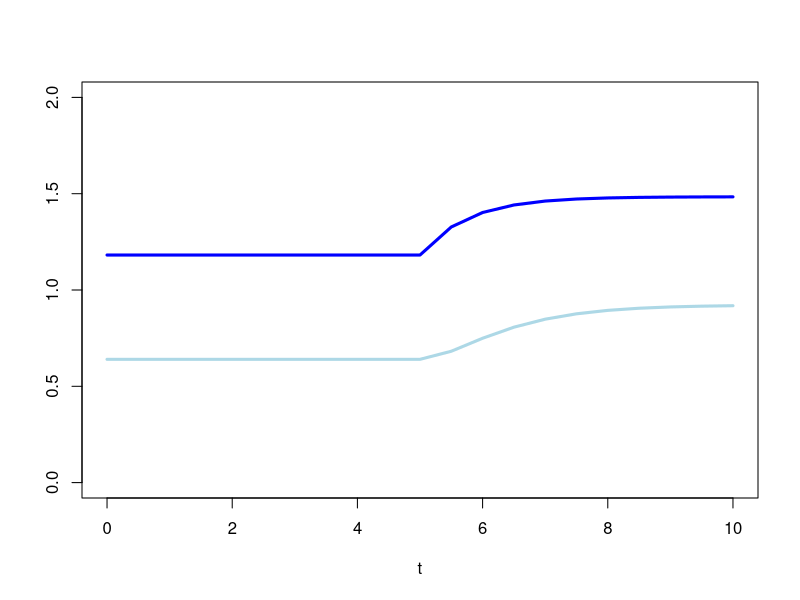
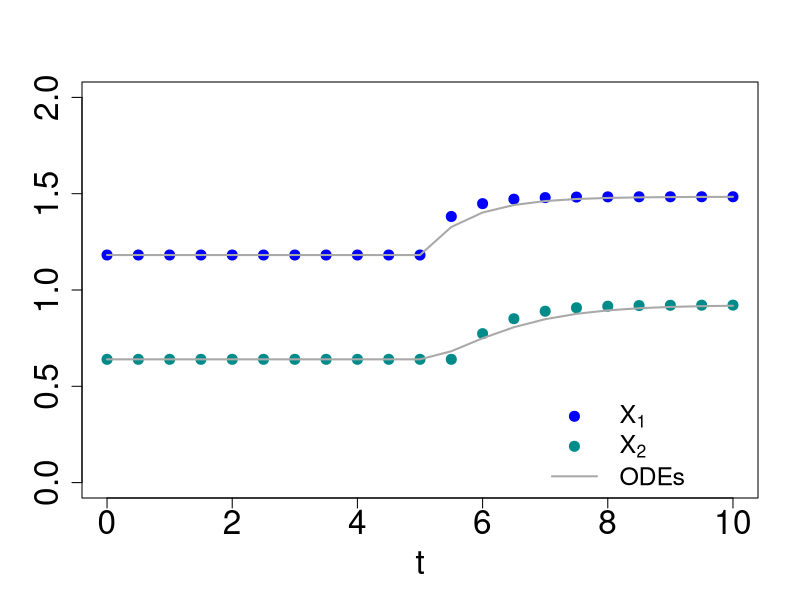
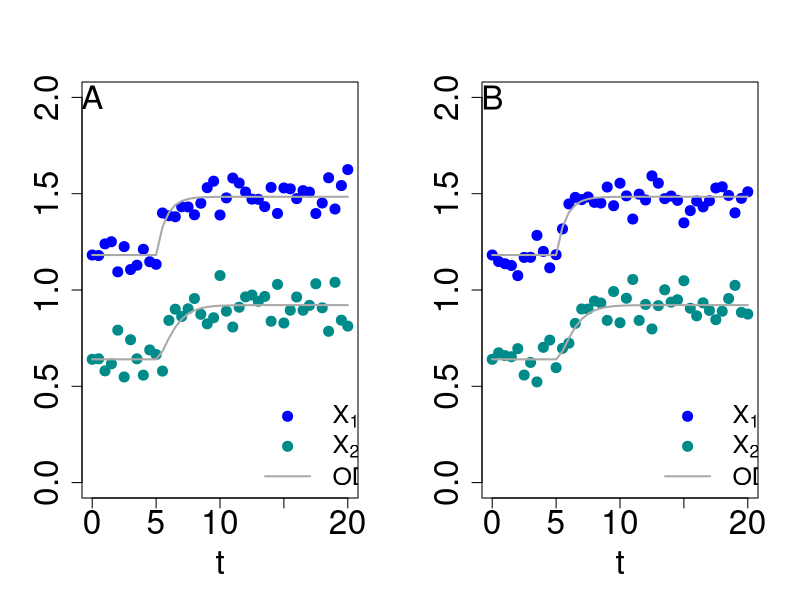

Reproduce these figures in R, in order.
# adatpation to perturbation # Figure 3 and 6



rm(list = ls())



######################################################################################################################################
##### system of dif. eq.

if(!require('deSolve',character.only = TRUE)) {install.packages('deSolve');library(deSolve)}		# install and call deSolve package

t = seq(0,10,.5)		# set time for simulation

InitState=c(		# initial state of the variables
		x1 = 1.181653,
		x2 = 0.64
		)

Pars = c(			# Parameters
	gamma.0_1 = 2, x0 = 1, f.0_1.0 = 1,			
	r = 1.75, f.1_2.1 = .8,
	gamma.2_ = 2.5, f.2_.2 = .5				
      )

x0 = function(t)
	{	
	# Create a function to alter independent variables #
	if (t<5) {return(1)}
	if (t>=5) {return(1.2)}	
	}
x0(t=3)
x0(t=5)
x0(t=7)

Equations <- function(t, x, pars)  		# ODE model 
        { 
        ### returns rate of change
        # t = model's time structure
        # x = model initial state
        # pars = model parameters 

        with(as.list(c(x, pars)), 
            {
		
		X0 = x0(t)		# evaluate x0 against time

		flux.0_1 = gamma.0_1 * X0^f.0_1.0
		flux.1_2 = r * x1^f.1_2.1
		flux.2_ = gamma.2_ * x2^f.2_.2		

		dx1 = flux.0_1 - flux.1_2
		dx2 = flux.1_2 - flux.2_

            return(list(c(dx1,dx2),count=c(flux.0_1, flux.1_2, flux.2_),signal = X0))
            })
        }


##### system of dif. eq.
######################################################################################################################################

# perturb = data.frame(var = 'x1', time = 6, value = 2, method = "replace") #  method ("replace", "add", "multiply")

out1 = ode(			# run ODE solver
		times = t,
		y = InitState,
		parms = Pars,
		func = Equations) # events = list(data = perturb) 

#windows()
plot(out1[,1],out1[,2],type='l',col='blue',lwd=3,ylim=c(0,2),xlab='t',ylab='')
points(out1[,1],out1[,3],type='l',col='lightblue',lwd=3)
legend(15,.3,legend=c('x1','x2'),lty=c(1,1),lwd=c(3,3),col=c('blue','lightblue'),bty="n")





######################################################################################################################################
##### discrete 

d_output1 = c(t=min(t),InitState)					# initiating variable to store the solution of the discrete solver
for ( i in seq(min(t)+(t[2]-t[1]),max(t),t[2]-t[1]) )		# unnecessarily extremely complicated way to cycle through the values of time
	{
	if ( is.null(dim(d_output1))==TRUE )			# if d_output is a vector, i.e., if i=1
		{
		x1 = d_output1[2]
		x2 = d_output1[3]
		} else 							# if it is a matrix 
		{
		x1 = d_output1[dim(d_output1)[1],2]
		x2 = d_output1[dim(d_output1)[1],3]
		}

	Xs = with(as.list(c(c(x1,x2), Pars)), 
            {
		
		if (i>5) {x0 = 1.2}

		x1_temp = ( gamma.0_1 * x0^f.0_1.0 - r * x1^f.1_2.1 ) * (t[2]-t[1]) + x1
		x2_temp = ( r * x1^f.1_2.1 - gamma.2_ * x2^f.2_.2 ) * (t[2]-t[1]) + x2

            return(list(c(x1_temp,x2_temp)))
            })

	d_output1 = rbind(d_output1,c(t=i,x1=Xs[[1]][1],x2=Xs[[1]][2]))		# discrete result
	}

# tiff("Fig_saturated.tiff", height = 15, width = 15, units = 'cm',compression = "lzw", res = 300)
plot(d_output1[,1],d_output1[,2],pch=20,col='blue',cex = 2,xlab='t',ylab=colnames(out1)[i+1],ylim=c(0,2),cex.lab=2,cex.axis=2)
lines(out1[,1],out1[,2],col = "darkgrey",lwd=2)
points(d_output1[,1],d_output1[,3],pch=20,cex = 2,col='darkcyan',xlab='t',ylab=colnames(out1)[i+1])
lines(out1[,1],out1[,3],col = "darkgrey",lwd=2)
legend(7,.5,legend=c(expression('X'[1]),expression('X'[2]),'ODEs'),pch=c(20,20,NA),pt.cex = c(2,2,NA),lty=c(NA,NA,1),lwd=c(NA,NA,2),col=c('blue','darkcyan','darkgrey'),cex=1.5,bty="n")
# dev.off()

##### discrete 
######################################################################################################################################





######################################################################################################################################
##### discrete with noise

t = seq(0,20,.5)			# set time for simulation

out1 = ode(				# run ODE solver
		times = t,
		y = InitState,
		parms = Pars,
		func = Equations) # events = list(data = perturb) 

d_output2 = c(t=min(t),InitState)					# initiating variable to store the solution of the discrete solver
for ( i in seq(min(t)+(t[2]-t[1]),max(t),t[2]-t[1]) )		# unnecessarily extremely complicated way to cycle through the values of time
	{
	if ( is.null(dim(d_output2))==TRUE )			# if d_output is a vector, i.e., if i=1
		{
		x1 = d_output2[2]
		x2 = d_output2[3]
		} else 							# if it is a matrix
 
		{
		x1 = d_output2[dim(d_output2)[1],2]
		x2 = d_output2[dim(d_output2)[1],3]
		}

	Xs = with(as.list(c(c(x1,x2), Pars)), 
            {
		# discrete equations
		if (i>5) {x0 = 1.2}				# perturbation at time t=5

		r_rand = rnorm(1,mean = r,sd = .1)		# random variable

		x1_temp = ( gamma.0_1 * x0^f.0_1.0 - r_rand * x1^f.1_2.1 ) * (t[2]-t[1]) + x1
		x2_temp = ( r_rand * x1^f.1_2.1 - gamma.2_ * x2^f.2_.2 ) * (t[2]-t[1]) + x2

            return(list(c(x1_temp,x2_temp)))
            })

	d_output2 = rbind(d_output2,c(t=i,x1=Xs[[1]][1],x2=Xs[[1]][2]))		# discrete result
	}



d_output3 = c(t=min(t),InitState)					# initiating variable to store the solution of the discrete solver
for ( i in seq(min(t)+(t[2]-t[1]),max(t),t[2]-t[1]) )		# unnecessarily extremely complicated way to cycle through the values of time
	{
	if ( is.null(dim(d_output3))==TRUE )			# if d_output is a vector, i.e., if i=1
		{
		x1 = d_output3[2]
		x2 = d_output3[3]
		} else 							# if it is a matrix 
		{
		x1 = d_output3[dim(d_output3)[1],2]
		x2 = d_output3[dim(d_output3)[1],3]
		}

	Xs = with(as.list(c(c(x1,x2), Pars)), 
            {
		# discrete equations		
		if (i>5) {x0 = 1.2}					# perturbation at time t=5

		r_rand = rnorm(1,mean = r,sd = .1)			# random variable

		x1_temp = ( gamma.0_1 * x0^f.0_1.0 - r_rand * x1^f.1_2.1 ) * (t[2]-t[1]) + x1
		x2_temp = ( r_rand * x1^f.1_2.1 - gamma.2_ * x2^f.2_.2 ) * (t[2]-t[1]) + x2

            return(list(c(x1_temp,x2_temp)))
            })

	d_output3 = rbind(d_output3,c(t=i,x1=Xs[[1]][1],x2=Xs[[1]][2]))		# discrete result
	}

# tiff("Fig_saturated_rand.tiff", height = 15, width = 30, units = 'cm',compression = "lzw", res = 300)
par(mfrow=c(1,2))
plot(d_output2[,1],d_output2[,2],pch=20,col='blue',cex = 2,xlab='t',ylab=colnames(out1)[i+1],ylim=c(0,2),cex.lab=2,cex.axis=2)
lines(out1[,1],out1[,2],col = "darkgrey",lwd=2)
points(d_output2[,1],d_output2[,3],pch=20,cex = 2,col='darkcyan',xlab='t',ylab=colnames(out1)[i+1])
lines(out1[,1],out1[,3],col = "darkgrey",lwd=2)
legend(13,.5,legend=c(expression('X'[1]),expression('X'[2]),'ODEs'),pch=c(20,20,NA),pt.cex = c(2,2,NA),lty=c(NA,NA,1),lwd=c(NA,NA,2),col=c('blue','darkcyan','darkgrey'),cex=1.5,bty="n")
text(0,2,labels = "A",cex=2)

plot(d_output3[,1],d_output3[,2],pch=20,col='blue',cex = 2,xlab='t',ylab=colnames(out1)[i+1],ylim=c(0,2),cex.lab=2,cex.axis=2)
lines(out1[,1],out1[,2],col = "darkgrey",lwd=2)
points(d_output3[,1],d_output3[,3],pch=20,cex = 2,col='darkcyan',xlab='t',ylab=colnames(out1)[i+1])
lines(out1[,1],out1[,3],col = "darkgrey",lwd=2)
legend(13,.5,legend=c(expression('X'[1]),expression('X'[2]),'ODEs'),pch=c(20,20,NA),pt.cex = c(2,2,NA),lty=c(NA,NA,1),lwd=c(NA,NA,2),col=c('blue','darkcyan','darkgrey'),cex=1.5,bty="n")
text(0,2,labels = "B",cex=2)
# dev.off()

##### discrete with noise
######################################################################################################################################
